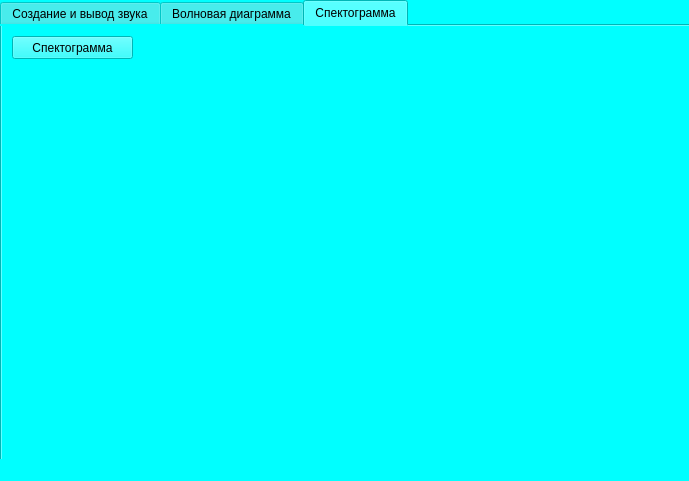
<?xml version="1.0" encoding="UTF-8"?>
<ui version="4.0">
 <class>MainWindow</class>
 <widget class="QMainWindow" name="MainWindow">
  <property name="geometry">
   <rect>
    <x>0</x>
    <y>0</y>
    <width>689</width>
    <height>481</height>
   </rect>
  </property>
  <property name="font">
   <font>
    <pointsize>3</pointsize>
   </font>
  </property>
  <property name="windowTitle">
   <string>MainWindow</string>
  </property>
  <property name="windowOpacity">
   <double>2.000000000000000</double>
  </property>
  <property name="styleSheet">
   <string notr="true">background-color: rgb(0, 255, 255)</string>
  </property>
  <widget class="QWidget" name="centralwidget">
   <widget class="QTabWidget" name="tabWidget">
    <property name="geometry">
     <rect>
      <x>0</x>
      <y>0</y>
      <width>701</width>
      <height>471</height>
     </rect>
    </property>
    <property name="currentIndex">
     <number>2</number>
    </property>
    <widget class="QWidget" name="tab">
     <attribute name="title">
      <string>Создание и вывод звука</string>
     </attribute>
     <widget class="QPushButton" name="start_button">
      <property name="geometry">
       <rect>
        <x>70</x>
        <y>70</y>
        <width>121</width>
        <height>41</height>
       </rect>
      </property>
      <property name="palette">
       <palette>
        <active>
         <colorrole role="Button">
          <brush brushstyle="SolidPattern">
           <color alpha="255">
            <red>0</red>
            <green>0</green>
            <blue>0</blue>
           </color>
          </brush>
         </colorrole>
         <colorrole role="ButtonText">
          <brush brushstyle="SolidPattern">
           <color alpha="255">
            <red>255</red>
            <green>255</green>
            <blue>255</blue>
           </color>
          </brush>
         </colorrole>
         <colorrole role="Base">
          <brush brushstyle="SolidPattern">
           <color alpha="255">
            <red>0</red>
            <green>0</green>
            <blue>0</blue>
           </color>
          </brush>
         </colorrole>
         <colorrole role="Window">
          <brush brushstyle="SolidPattern">
           <color alpha="255">
            <red>0</red>
            <green>0</green>
            <blue>0</blue>
           </color>
          </brush>
         </colorrole>
        </active>
        <inactive>
         <colorrole role="Button">
          <brush brushstyle="SolidPattern">
           <color alpha="255">
            <red>0</red>
            <green>0</green>
            <blue>0</blue>
           </color>
          </brush>
         </colorrole>
         <colorrole role="ButtonText">
          <brush brushstyle="SolidPattern">
           <color alpha="255">
            <red>255</red>
            <green>255</green>
            <blue>255</blue>
           </color>
          </brush>
         </colorrole>
         <colorrole role="Base">
          <brush brushstyle="SolidPattern">
           <color alpha="255">
            <red>0</red>
            <green>0</green>
            <blue>0</blue>
           </color>
          </brush>
         </colorrole>
         <colorrole role="Window">
          <brush brushstyle="SolidPattern">
           <color alpha="255">
            <red>0</red>
            <green>0</green>
            <blue>0</blue>
           </color>
          </brush>
         </colorrole>
        </inactive>
        <disabled>
         <colorrole role="Button">
          <brush brushstyle="SolidPattern">
           <color alpha="255">
            <red>0</red>
            <green>0</green>
            <blue>0</blue>
           </color>
          </brush>
         </colorrole>
         <colorrole role="ButtonText">
          <brush brushstyle="SolidPattern">
           <color alpha="255">
            <red>120</red>
            <green>120</green>
            <blue>120</blue>
           </color>
          </brush>
         </colorrole>
         <colorrole role="Base">
          <brush brushstyle="SolidPattern">
           <color alpha="255">
            <red>0</red>
            <green>0</green>
            <blue>0</blue>
           </color>
          </brush>
         </colorrole>
         <colorrole role="Window">
          <brush brushstyle="SolidPattern">
           <color alpha="255">
            <red>0</red>
            <green>0</green>
            <blue>0</blue>
           </color>
          </brush>
         </colorrole>
        </disabled>
       </palette>
      </property>
      <property name="styleSheet">
       <string notr="true">background-color: rgb(0, 0, 0)</string>
      </property>
      <property name="text">
       <string>Запись</string>
      </property>
     </widget>
     <widget class="QPushButton" name="stop_button">
      <property name="geometry">
       <rect>
        <x>490</x>
        <y>70</y>
        <width>121</width>
        <height>41</height>
       </rect>
      </property>
      <property name="palette">
       <palette>
        <active>
         <colorrole role="Button">
          <brush brushstyle="SolidPattern">
           <color alpha="255">
            <red>0</red>
            <green>0</green>
            <blue>0</blue>
           </color>
          </brush>
         </colorrole>
         <colorrole role="ButtonText">
          <brush brushstyle="SolidPattern">
           <color alpha="255">
            <red>255</red>
            <green>255</green>
            <blue>255</blue>
           </color>
          </brush>
         </colorrole>
         <colorrole role="Base">
          <brush brushstyle="SolidPattern">
           <color alpha="255">
            <red>0</red>
            <green>0</green>
            <blue>0</blue>
           </color>
          </brush>
         </colorrole>
         <colorrole role="Window">
          <brush brushstyle="SolidPattern">
           <color alpha="255">
            <red>0</red>
            <green>0</green>
            <blue>0</blue>
           </color>
          </brush>
         </colorrole>
         <colorrole role="NoRole">
          <brush brushstyle="SolidPattern">
           <color alpha="255">
            <red>255</red>
            <green>255</green>
            <blue>255</blue>
           </color>
          </brush>
         </colorrole>
        </active>
        <inactive>
         <colorrole role="Button">
          <brush brushstyle="SolidPattern">
           <color alpha="255">
            <red>0</red>
            <green>0</green>
            <blue>0</blue>
           </color>
          </brush>
         </colorrole>
         <colorrole role="ButtonText">
          <brush brushstyle="SolidPattern">
           <color alpha="255">
            <red>255</red>
            <green>255</green>
            <blue>255</blue>
           </color>
          </brush>
         </colorrole>
         <colorrole role="Base">
          <brush brushstyle="SolidPattern">
           <color alpha="255">
            <red>0</red>
            <green>0</green>
            <blue>0</blue>
           </color>
          </brush>
         </colorrole>
         <colorrole role="Window">
          <brush brushstyle="SolidPattern">
           <color alpha="255">
            <red>0</red>
            <green>0</green>
            <blue>0</blue>
           </color>
          </brush>
         </colorrole>
         <colorrole role="NoRole">
          <brush brushstyle="SolidPattern">
           <color alpha="255">
            <red>255</red>
            <green>255</green>
            <blue>255</blue>
           </color>
          </brush>
         </colorrole>
        </inactive>
        <disabled>
         <colorrole role="Button">
          <brush brushstyle="SolidPattern">
           <color alpha="255">
            <red>0</red>
            <green>0</green>
            <blue>0</blue>
           </color>
          </brush>
         </colorrole>
         <colorrole role="ButtonText">
          <brush brushstyle="SolidPattern">
           <color alpha="255">
            <red>120</red>
            <green>120</green>
            <blue>120</blue>
           </color>
          </brush>
         </colorrole>
         <colorrole role="Base">
          <brush brushstyle="SolidPattern">
           <color alpha="255">
            <red>0</red>
            <green>0</green>
            <blue>0</blue>
           </color>
          </brush>
         </colorrole>
         <colorrole role="Window">
          <brush brushstyle="SolidPattern">
           <color alpha="255">
            <red>0</red>
            <green>0</green>
            <blue>0</blue>
           </color>
          </brush>
         </colorrole>
         <colorrole role="NoRole">
          <brush brushstyle="SolidPattern">
           <color alpha="255">
            <red>255</red>
            <green>255</green>
            <blue>255</blue>
           </color>
          </brush>
         </colorrole>
        </disabled>
       </palette>
      </property>
      <property name="styleSheet">
       <string notr="true">background-color: rgb(0, 0, 0)</string>
      </property>
      <property name="text">
       <string>Стоп</string>
      </property>
     </widget>
     <widget class="QLabel" name="label">
      <property name="geometry">
       <rect>
        <x>200</x>
        <y>20</y>
        <width>271</width>
        <height>31</height>
       </rect>
      </property>
      <property name="font">
       <font>
        <pointsize>11</pointsize>
       </font>
      </property>
      <property name="layoutDirection">
       <enum>Qt::LeftToRight</enum>
      </property>
      <property name="text">
       <string>Кнопки для работы с записью</string>
      </property>
      <property name="alignment">
       <set>Qt::AlignCenter</set>
      </property>
     </widget>
     <widget class="QPushButton" name="pushButton_3">
      <property name="geometry">
       <rect>
        <x>70</x>
        <y>180</y>
        <width>121</width>
        <height>41</height>
       </rect>
      </property>
      <property name="palette">
       <palette>
        <active>
         <colorrole role="Button">
          <brush brushstyle="SolidPattern">
           <color alpha="255">
            <red>0</red>
            <green>0</green>
            <blue>0</blue>
           </color>
          </brush>
         </colorrole>
         <colorrole role="ButtonText">
          <brush brushstyle="SolidPattern">
           <color alpha="255">
            <red>255</red>
            <green>255</green>
            <blue>255</blue>
           </color>
          </brush>
         </colorrole>
         <colorrole role="Base">
          <brush brushstyle="SolidPattern">
           <color alpha="255">
            <red>0</red>
            <green>0</green>
            <blue>0</blue>
           </color>
          </brush>
         </colorrole>
         <colorrole role="Window">
          <brush brushstyle="SolidPattern">
           <color alpha="255">
            <red>0</red>
            <green>0</green>
            <blue>0</blue>
           </color>
          </brush>
         </colorrole>
         <colorrole role="NoRole">
          <brush brushstyle="SolidPattern">
           <color alpha="255">
            <red>255</red>
            <green>255</green>
            <blue>255</blue>
           </color>
          </brush>
         </colorrole>
        </active>
        <inactive>
         <colorrole role="Button">
          <brush brushstyle="SolidPattern">
           <color alpha="255">
            <red>0</red>
            <green>0</green>
            <blue>0</blue>
           </color>
          </brush>
         </colorrole>
         <colorrole role="ButtonText">
          <brush brushstyle="SolidPattern">
           <color alpha="255">
            <red>255</red>
            <green>255</green>
            <blue>255</blue>
           </color>
          </brush>
         </colorrole>
         <colorrole role="Base">
          <brush brushstyle="SolidPattern">
           <color alpha="255">
            <red>0</red>
            <green>0</green>
            <blue>0</blue>
           </color>
          </brush>
         </colorrole>
         <colorrole role="Window">
          <brush brushstyle="SolidPattern">
           <color alpha="255">
            <red>0</red>
            <green>0</green>
            <blue>0</blue>
           </color>
          </brush>
         </colorrole>
         <colorrole role="NoRole">
          <brush brushstyle="SolidPattern">
           <color alpha="255">
            <red>255</red>
            <green>255</green>
            <blue>255</blue>
           </color>
          </brush>
         </colorrole>
        </inactive>
        <disabled>
         <colorrole role="Button">
          <brush brushstyle="SolidPattern">
           <color alpha="255">
            <red>0</red>
            <green>0</green>
            <blue>0</blue>
           </color>
          </brush>
         </colorrole>
         <colorrole role="ButtonText">
          <brush brushstyle="SolidPattern">
           <color alpha="255">
            <red>120</red>
            <green>120</green>
            <blue>120</blue>
           </color>
          </brush>
         </colorrole>
         <colorrole role="Base">
          <brush brushstyle="SolidPattern">
           <color alpha="255">
            <red>0</red>
            <green>0</green>
            <blue>0</blue>
           </color>
          </brush>
         </colorrole>
         <colorrole role="Window">
          <brush brushstyle="SolidPattern">
           <color alpha="255">
            <red>0</red>
            <green>0</green>
            <blue>0</blue>
           </color>
          </brush>
         </colorrole>
         <colorrole role="NoRole">
          <brush brushstyle="SolidPattern">
           <color alpha="255">
            <red>255</red>
            <green>255</green>
            <blue>255</blue>
           </color>
          </brush>
         </colorrole>
        </disabled>
       </palette>
      </property>
      <property name="styleSheet">
       <string notr="true">background-color: rgb(0, 0, 0)</string>
      </property>
      <property name="text">
       <string>Транскрибация</string>
      </property>
     </widget>
     <widget class="QTextEdit" name="textEdit">
      <property name="geometry">
       <rect>
        <x>60</x>
        <y>270</y>
        <width>161</width>
        <height>71</height>
       </rect>
      </property>
      <property name="font">
       <font>
        <pointsize>10</pointsize>
       </font>
      </property>
     </widget>
     <widget class="QPushButton" name="pushButton_4">
      <property name="geometry">
       <rect>
        <x>490</x>
        <y>180</y>
        <width>121</width>
        <height>41</height>
       </rect>
      </property>
      <property name="palette">
       <palette>
        <active>
         <colorrole role="Button">
          <brush brushstyle="SolidPattern">
           <color alpha="255">
            <red>0</red>
            <green>0</green>
            <blue>0</blue>
           </color>
          </brush>
         </colorrole>
         <colorrole role="ButtonText">
          <brush brushstyle="SolidPattern">
           <color alpha="255">
            <red>255</red>
            <green>255</green>
            <blue>255</blue>
           </color>
          </brush>
         </colorrole>
         <colorrole role="Base">
          <brush brushstyle="SolidPattern">
           <color alpha="255">
            <red>0</red>
            <green>0</green>
            <blue>0</blue>
           </color>
          </brush>
         </colorrole>
         <colorrole role="Window">
          <brush brushstyle="SolidPattern">
           <color alpha="255">
            <red>0</red>
            <green>0</green>
            <blue>0</blue>
           </color>
          </brush>
         </colorrole>
         <colorrole role="NoRole">
          <brush brushstyle="SolidPattern">
           <color alpha="255">
            <red>255</red>
            <green>255</green>
            <blue>255</blue>
           </color>
          </brush>
         </colorrole>
        </active>
        <inactive>
         <colorrole role="Button">
          <brush brushstyle="SolidPattern">
           <color alpha="255">
            <red>0</red>
            <green>0</green>
            <blue>0</blue>
           </color>
          </brush>
         </colorrole>
         <colorrole role="ButtonText">
          <brush brushstyle="SolidPattern">
           <color alpha="255">
            <red>255</red>
            <green>255</green>
            <blue>255</blue>
           </color>
          </brush>
         </colorrole>
         <colorrole role="Base">
          <brush brushstyle="SolidPattern">
           <color alpha="255">
            <red>0</red>
            <green>0</green>
            <blue>0</blue>
           </color>
          </brush>
         </colorrole>
         <colorrole role="Window">
          <brush brushstyle="SolidPattern">
           <color alpha="255">
            <red>0</red>
            <green>0</green>
            <blue>0</blue>
           </color>
          </brush>
         </colorrole>
         <colorrole role="NoRole">
          <brush brushstyle="SolidPattern">
           <color alpha="255">
            <red>255</red>
            <green>255</green>
            <blue>255</blue>
           </color>
          </brush>
         </colorrole>
        </inactive>
        <disabled>
         <colorrole role="Button">
          <brush brushstyle="SolidPattern">
           <color alpha="255">
            <red>0</red>
            <green>0</green>
            <blue>0</blue>
           </color>
          </brush>
         </colorrole>
         <colorrole role="ButtonText">
          <brush brushstyle="SolidPattern">
           <color alpha="255">
            <red>120</red>
            <green>120</green>
            <blue>120</blue>
           </color>
          </brush>
         </colorrole>
         <colorrole role="Base">
          <brush brushstyle="SolidPattern">
           <color alpha="255">
            <red>0</red>
            <green>0</green>
            <blue>0</blue>
           </color>
          </brush>
         </colorrole>
         <colorrole role="Window">
          <brush brushstyle="SolidPattern">
           <color alpha="255">
            <red>0</red>
            <green>0</green>
            <blue>0</blue>
           </color>
          </brush>
         </colorrole>
         <colorrole role="NoRole">
          <brush brushstyle="SolidPattern">
           <color alpha="255">
            <red>255</red>
            <green>255</green>
            <blue>255</blue>
           </color>
          </brush>
         </colorrole>
        </disabled>
       </palette>
      </property>
      <property name="styleSheet">
       <string notr="true">background-color: rgb(0, 0, 0)</string>
      </property>
      <property name="text">
       <string>Прогноз эмоции</string>
      </property>
     </widget>
     <widget class="QTextEdit" name="textEdit_2">
      <property name="geometry">
       <rect>
        <x>480</x>
        <y>270</y>
        <width>161</width>
        <height>71</height>
       </rect>
      </property>
      <property name="font">
       <font>
        <pointsize>10</pointsize>
       </font>
      </property>
     </widget>
    </widget>
    <widget class="QWidget" name="tab_2">
     <attribute name="title">
      <string>Волновая диаграмма</string>
     </attribute>
     <widget class="QPushButton" name="wave_button">
      <property name="geometry">
       <rect>
        <x>10</x>
        <y>10</y>
        <width>171</width>
        <height>23</height>
       </rect>
      </property>
      <property name="text">
       <string>Волновая диаграмма</string>
      </property>
     </widget>
     <widget class="QWidget" name="wave_widget" native="true">
      <property name="geometry">
       <rect>
        <x>40</x>
        <y>60</y>
        <width>451</width>
        <height>251</height>
       </rect>
      </property>
     </widget>
    </widget>
    <widget class="QWidget" name="tab_3">
     <attribute name="title">
      <string>Спектограмма</string>
     </attribute>
     <widget class="QPushButton" name="specto_button">
      <property name="geometry">
       <rect>
        <x>10</x>
        <y>10</y>
        <width>121</width>
        <height>23</height>
       </rect>
      </property>
      <property name="palette">
       <palette>
        <active>
         <colorrole role="Button">
          <brush brushstyle="SolidPattern">
           <color alpha="255">
            <red>0</red>
            <green>0</green>
            <blue>0</blue>
           </color>
          </brush>
         </colorrole>
         <colorrole role="ButtonText">
          <brush brushstyle="SolidPattern">
           <color alpha="255">
            <red>0</red>
            <green>0</green>
            <blue>0</blue>
           </color>
          </brush>
         </colorrole>
         <colorrole role="Base">
          <brush brushstyle="SolidPattern">
           <color alpha="255">
            <red>0</red>
            <green>0</green>
            <blue>0</blue>
           </color>
          </brush>
         </colorrole>
         <colorrole role="Window">
          <brush brushstyle="SolidPattern">
           <color alpha="255">
            <red>0</red>
            <green>0</green>
            <blue>0</blue>
           </color>
          </brush>
         </colorrole>
        </active>
        <inactive>
         <colorrole role="Button">
          <brush brushstyle="SolidPattern">
           <color alpha="255">
            <red>0</red>
            <green>0</green>
            <blue>0</blue>
           </color>
          </brush>
         </colorrole>
         <colorrole role="ButtonText">
          <brush brushstyle="SolidPattern">
           <color alpha="255">
            <red>0</red>
            <green>0</green>
            <blue>0</blue>
           </color>
          </brush>
         </colorrole>
         <colorrole role="Base">
          <brush brushstyle="SolidPattern">
           <color alpha="255">
            <red>0</red>
            <green>0</green>
            <blue>0</blue>
           </color>
          </brush>
         </colorrole>
         <colorrole role="Window">
          <brush brushstyle="SolidPattern">
           <color alpha="255">
            <red>0</red>
            <green>0</green>
            <blue>0</blue>
           </color>
          </brush>
         </colorrole>
        </inactive>
        <disabled>
         <colorrole role="Button">
          <brush brushstyle="SolidPattern">
           <color alpha="255">
            <red>0</red>
            <green>0</green>
            <blue>0</blue>
           </color>
          </brush>
         </colorrole>
         <colorrole role="ButtonText">
          <brush brushstyle="SolidPattern">
           <color alpha="255">
            <red>120</red>
            <green>120</green>
            <blue>120</blue>
           </color>
          </brush>
         </colorrole>
         <colorrole role="Base">
          <brush brushstyle="SolidPattern">
           <color alpha="255">
            <red>0</red>
            <green>0</green>
            <blue>0</blue>
           </color>
          </brush>
         </colorrole>
         <colorrole role="Window">
          <brush brushstyle="SolidPattern">
           <color alpha="255">
            <red>0</red>
            <green>0</green>
            <blue>0</blue>
           </color>
          </brush>
         </colorrole>
        </disabled>
       </palette>
      </property>
      <property name="text">
       <string>Спектограмма</string>
      </property>
     </widget>
     <widget class="QWidget" name="specto_widget" native="true">
      <property name="geometry">
       <rect>
        <x>70</x>
        <y>50</y>
        <width>541</width>
        <height>371</height>
       </rect>
      </property>
     </widget>
    </widget>
   </widget>
  </widget>
  <widget class="QStatusBar" name="statusbar"/>
 </widget>
 <resources/>
 <connections/>
</ui>
